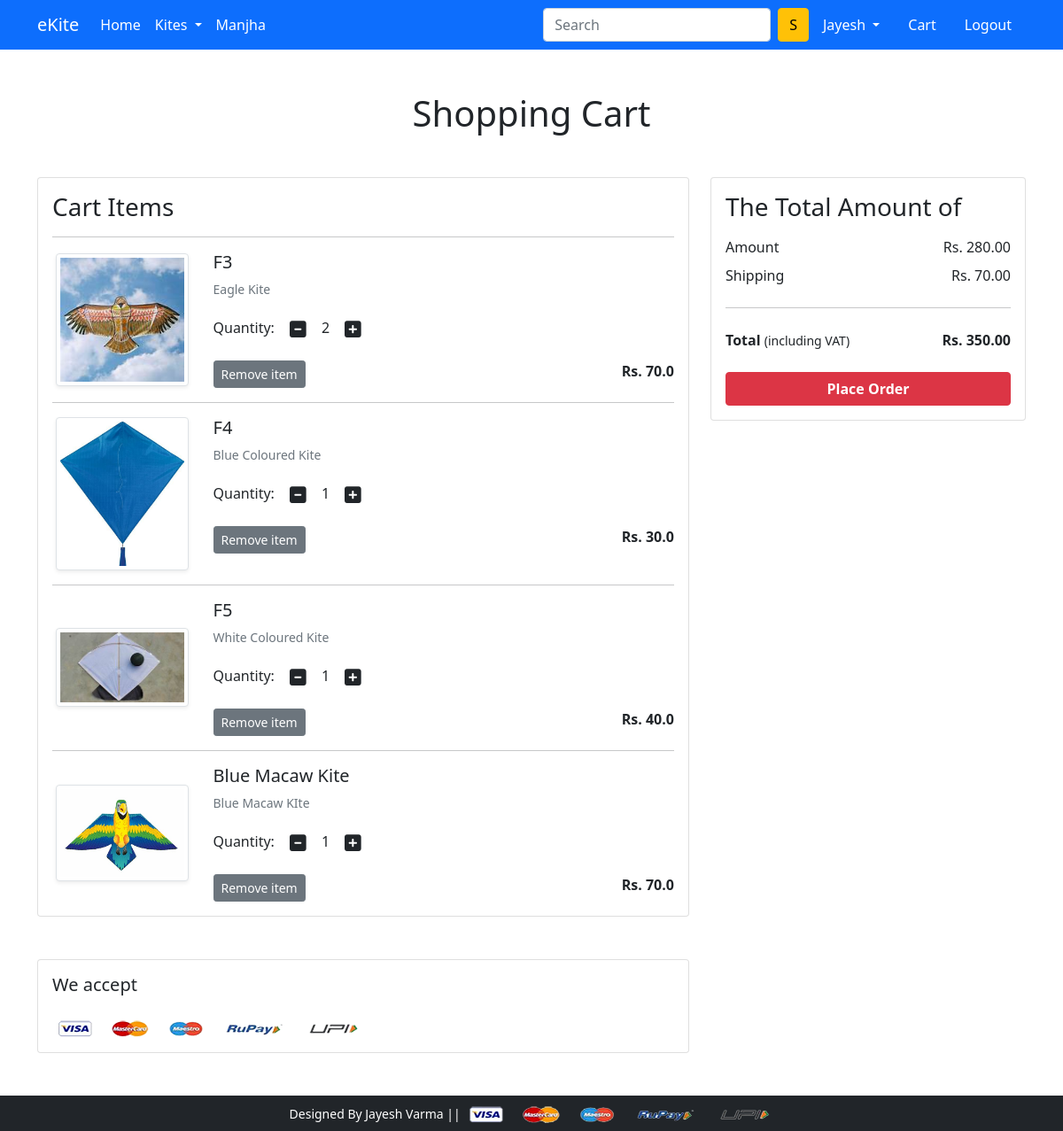
The app's page /cart/ (signed in) with its own data.
### app/models.py (models this page shows, shortened)
class Cart(models.Model):
 user = models.ForeignKey(User, on_delete=models.CASCADE)
 product = models.ForeignKey(Product, on_delete=models.CASCADE)
 quantity = models.PositiveIntegerField(default=1)
 def __str__(self):
  return str(self.id)

class Product(models.Model):
 title = models.CharField(max_length=100)
 selling_price = models.FloatField()
 discounted_price = models.FloatField()
 description = models.TextField()
 brand = models.CharField(max_length=100)
 category = models.CharField( choices=CATEGORY_CHOICES, max_length=2)
 product_image = models.ImageField(upload_to='productimg')

### app/views.py (the view)
# urls.py: path('cart/', views.show_cart, name='showcart'),
@login_required
def show_cart(request):
 if request.user.is_authenticated:
   user = request.user
   cart = Cart.objects.filter(user=user)
   print(cart)
   amount = 0.0
   shipping_amount = 70.0
   total_amount = 0.0
   cart_product = [p for p in Cart.objects.all() if p.user == user]
   if cart_product:
      for p in cart_product:
        tempamount = (p.quantity * p.product.discounted_price)
        amount += tempamount
        totalamount = amount + shipping_amount
      return render(request, 'app/addtocart.html', {'carts':cart, 'totalamount':totalamount, 'amount':amount})
   else:
      return render(request, 'app/emptycart.html')

### app/templates/app/addtocart.html (shortened to what this page needs)
{% extends 'app/base.html' %}
{% load static %}
{% block main-content %}
<div class="container my-5">
 <div class="row">
  <h1 class="text-center mb-5">Shopping Cart</h1>
  <div class="col-sm-8">
  <div class="card">
   <div class="card-body">
    <h3>Cart Items</h3>
    {% for cart in carts %}
    <hr>
    <div class="row">
     <div class="col-sm-3 text-center align-self-center"><img src="{{cart.product.product_image.url}}" alt="" srcset="" class="img-fluid img-thumbnail shadow-sm" height="150" width="150"> </div>
     <div class="col-sm-9">
      <div>
       <h5>{{cart.product.title}}</h5>
       <p class="mb-2 text-muted small">{{cart.product.description}}</p>
       <div class="my-3">
        <label for="quantity">Quantity:</label>
        <a class="minus-cart btn" pid="{{cart.product.id}}"><i class="fas fa-minus-square fa-lg"></i></a>
          <span id="quantity">{{cart.quantity}}</span>
        <a class="plus-cart btn" pid="{{cart.product.id}}"><i class="fas fa-plus-square fa-lg"></i></a>
       </div>
       <div class="d-flex justify-content-between">
        <a class="btn btn-sm btn-secondary mr-3 remove-cart" pid={{cart.product.id}}>Remove item </a>
        <p class="mb-0"><span><strong>Rs. {{cart.product.discounted_price}}</strong></span></p>
       </div>
      </div>
     </div>
    </div>
    {% endfor %}
   </div>
   </div>
  </div>
  <div class="col-sm-4">
   <div class="card">
    <div class="card-body">
      <h3>The Total Amount of</h3>
      <ul class="list-group">
       <li class="list-group-item d-flex justify-content-between align-items-center border-0 px-0 pb-0">Amount<span>Rs. <span id="amount">{{amount|floatformat:2}}</span> </span></li>
       <li class="list-group-item d-flex justify-content-between align-items-center border-0 px-0">Shipping<span>Rs. 70.00</span></li>
       <hr>
       <li class="list-group-item d-flex justify-content-between align-items-center border-0 px-0 mb-3">
        <div>
           <strong>Total</strong> <small>(including VAT)</small>
         </div>
         <span><strong>Rs. </strong><strong id="totalamount"> {{totalamount|floatformat:2}}</strong></span>
       </li>
      </ul>
      <div class="d-grid"><a href="{% url 'checkout' %}" class="btn btn-danger fw-bold">Place Order</a></div>
    </div>
   </div>
  </div>
 </div>
</div>
<div class="container">
 <div class="row">
  <div class="col-sm-8">
   <div class="card">
    <div class="card-body">
      <h5 class="mb-4">We accept</h5>
      <img src="{% static 'app/images/payment.png' %}" alt="" class="img-fluid">
    </div>
  </div>
  </div>
 </div>
</div>
{% endblock main-content %}

### app/templates/app/base.html (shortened to what this page needs)
<!doctype html>
{% load static %}
<html lang="en">
  <head>
    <link href="https://cdn.jsdelivr.net/npm/bootstrap@5.0.0-beta1/dist/css/bootstrap.min.css" rel="stylesheet">
    <link rel="stylesheet" href="{% static 'app/css/owl.carousel.min.css' %}">
    <link rel="stylesheet" href="{% static 'app/css/all.min.css' %}">
    <link rel="stylesheet" href="{% static 'app/css/style.css' %}">
  </head>
  <body>
    <nav class="navbar navbar-expand-lg navbar-dark bg-primary">
     <div class="container">
       <a class="navbar-brand" href="/">eKite</a>
       <div class="collapse navbar-collapse" id="navbarSupportedContent">
         <ul class="navbar-nav me-auto mb-2 mb-lg-0">
           <li class="nav-item">
             <a class="nav-link active" aria-current="page" href="/">Home</a>
           </li>
           <li class="nav-item dropdown">
             <a class="nav-link dropdown-toggle text-white" href="#" id="kitesDropdown" role="button" data-bs-toggle="dropdown" aria-expanded="false">
               Kites
             </a>
           </li>
          <li class="nav-item">
             <a class="nav-link active" aria-current="page" href="{% url 'manjha' %}">Manjha</a>
          </li>
         </ul>
         <form class="d-flex">
           <input class="form-control me-2" type="search" placeholder="Search" aria-label="Search">
           <button class="btn btn-warning" type="submit">S</button>
         </form>
         <div>
          <ul class="navbar-nav me-auto mb-2 mb-lg-0">
          {% if request.user.is_authenticated %}
           <li class="nav-item dropdown mx-2">
              <a class="nav-link dropdown-toggle text-white" href="#" id="profileDropdown" role="button" data-bs-toggle="dropdown" aria-expanded="false">
                {{request.user.username|capfirst}}
              </a>
            </li>
            <li class="nav-item mx-2">
             <a href="{% url 'showcart' %}" class="nav-link text-white"> Cart </a>
            </li>
            <li class="nav-item mx-2">
              <a href="{% url 'logout' %}" class="nav-link text-white">Logout</a>
            </li>
            {% endif %}
          </ul>
         </div>
       </div>
     </div>
    </nav>
    {% block main-content %} {% endblock main-content %}
    <footer class="container-fluid bg-dark text-center p-2 mt-5">
        <small class="text-white">Designed By Jayesh Varma || </small>
        <img src="{% static 'app/images/payment.png' %}" alt="" srcset="" class="img-fluid" height="2px">
    </footer>
  </body>
</html>

### records on screen
Cart: product.product_image (picture), product "F3", product.description "Eagle Kite", quantity "2", product.discounted_price "70.0"
Cart: product.product_image (picture), product "F4", product.description "Blue Coloured Kite", quantity "1", product.discounted_price "30.0"
Cart: product.product_image (picture), product "F5", product.description "White Coloured Kite", quantity "1", product.discounted_price "40.0"
Cart: product.product_image (picture), product "Blue Macaw Kite", product.description "Blue Macaw KIte", quantity "1", product.discounted_price "70.0"

### other values on screen
{{ request.user.username|capfirst }} "Jayesh"
{{ amount|floatformat:2 }} "280.00"
{{ totalamount|floatformat:2 }} "350.00"
